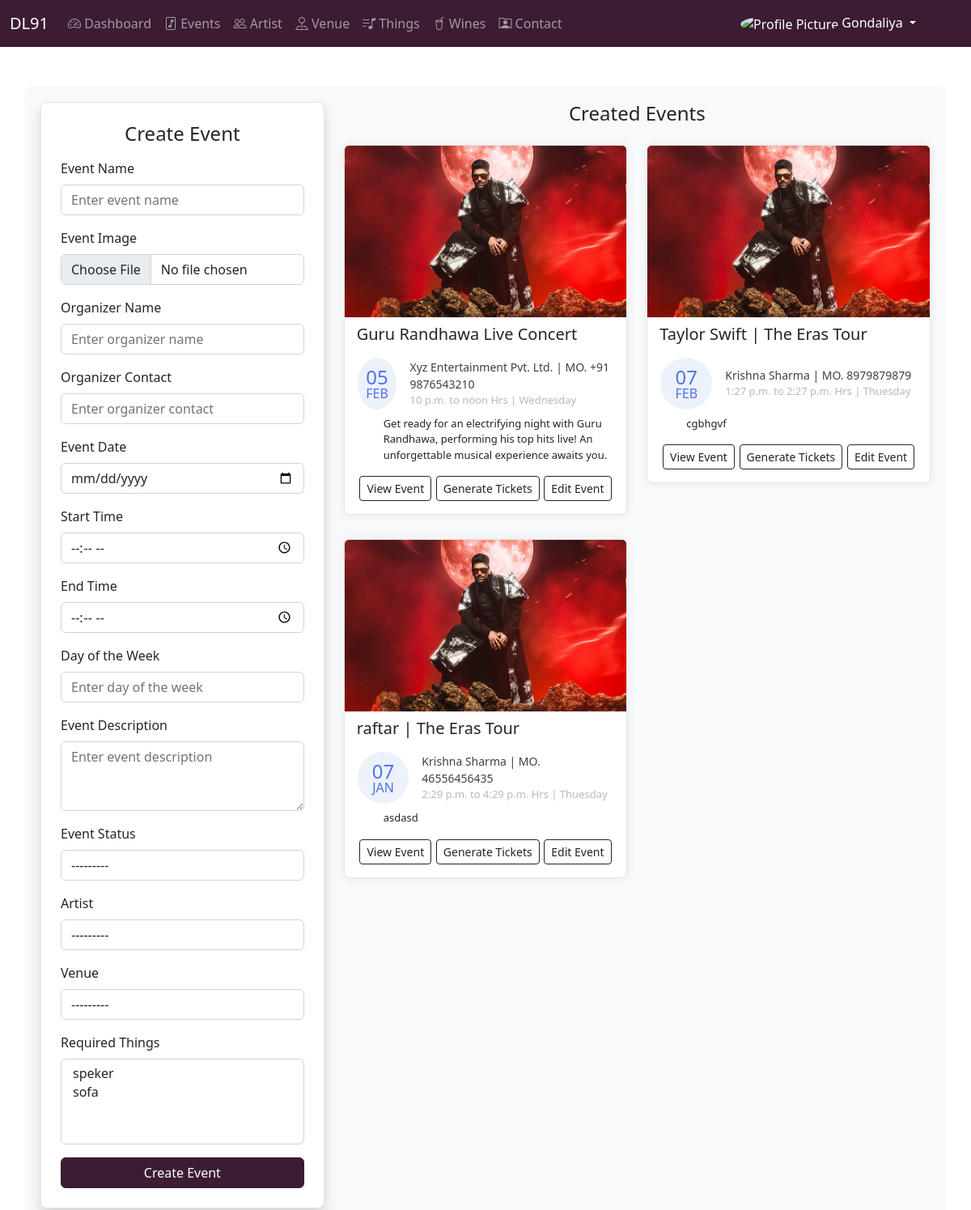
The page /events/ (signed in) on the database its author committed.
### apps/events/models.py (models this page shows)
class Event(BaseClass):
    EVENT_STATUS_CHOICES = [
        ('Upcoming', 'Upcoming'),
        ('Ongoing', 'Ongoing'),
        ('Completed', 'Completed'),
        ('Cancelled', 'Cancelled'),
    ]
    manager = models.ForeignKey(Manager, on_delete=models.CASCADE)
    event_name = models.CharField(max_length=255)
    event_image = models.ImageField(upload_to='event_images/', null=True, blank=True)  # Event Image
    event_organizer_name = models.CharField(max_length=255)  # Organizer Name
    event_organizer_contact = models.CharField(max_length=20)  # Organizer Contact
    event_date = models.DateField()  # Event Date
    event_start_time = models.TimeField()
    event_end_time = models.TimeField()
    event_day_of_week = models.CharField(max_length=20)  # Day of the week
    event_description = models.TextField()  # Event Description
    event_status = models.CharField(max_length=20, choices=EVENT_STATUS_CHOICES)  # Event Status
    artist = models.ForeignKey(Artist, on_delete=models.CASCADE)  # Artist Name
    venue = models.ForeignKey(Venue, on_delete=models.CASCADE)  # Venue Name
    required_thing = models.ManyToManyField(RequiredThing)  # Things Required for the event
    def __str__(self):
        return f"{self.event_name} - {self.artist} on {self.event_date} | {self.event_start_time} - {self.event_end_time}"

### apps/dashboard/views.py (the view)
# urls.py: path('events/', DashboardViews.events, name='events'),
    @login_required
    def events(request):
        manager_id_ = request.session.get('manager_id')  # Get the manager_id from the session
        if not manager_id_:
            messages.error(request, 'Manager not found in session. Please log in again.')
            return redirect('login')  # Redirect to the login page if no manager_id
        events = Event.objects.filter(manager_id=manager_id_)  # Fetch events for the manager
        if request.method == "POST":
            form = EventForm(request.POST, request.FILES)
            if form.is_valid():
                event = form.save(commit=False)
                event.manager_id = manager_id_  # Assign the manager_id to the event
                event.save()
                messages.success(request, 'Event created successfully!')
                return redirect('events')  # Redirect to refresh the page
            else:
                print(form.errors)  # Log form errors for debugging
                messages.error(request, 'Error creating event. Please try again.')
                return redirect('events')
        else:
            form = EventForm()
        print(events)
        context = {'form': form, 'events': events, 'manager_id': manager_id_}
        return render(request, 'dashboard/events.html', context)

### apps/artist/models.py (called while the page is built)
    def __str__(self):
        return self.stage_name

### apps/dashboard/views.py (called while the page is built)
def login_required(view_func):
    @wraps(view_func)
    def wrapper(request, *args, **kwargs):
        if 'manager_id' in request.session:
            return view_func(request, *args, **kwargs)
        else:
            messages.error(request, 'You are not logged in. Please log in to access the dashboard.')
            return redirect('login')
    return wrapper

### apps/managers/models.py (called while the page is built)
    def __str__(self):
        return self.name

    def __str__(self):
        return f"{self.name}"

### apps/dashboard/templates/dashboard/events.html (shortened to what this page needs)
{% extends 'dashboard/base.html' %}
{% load static %}
{% block body %}
<div class="container mt-5 event-container">
  <div class="row">
    <div class="col-md-4">
      <div class="card p-4 shadow">
        <h4 class="text-center mb-3">Create Event</h4>
        <form action="{% url 'events' %}" method="post" enctype="multipart/form-data">
          <div class="mb-3">
            <label class="form-label">Event Name</label>
            {{ form.event_name }}
          </div>
          <div class="mb-3">
            <label class="form-label">Event Image</label>
            {{ form.event_image }}
          </div>
          <div class="mb-3">
            <label class="form-label">Organizer Name</label>
            {{ form.event_organizer_name }}
          </div>
          <div class="mb-3">
            <label class="form-label">Organizer Contact</label>
            {{ form.event_organizer_contact }}
          </div>
          <div class="mb-3">
            <label class="form-label">Event Date</label>
            {{ form.event_date }}
          </div>
          <div class="mb-3">
            <label class="form-label">Start Time</label>
            {{ form.event_start_time }}
          </div>
          <div class="mb-3">
            <label class="form-label">End Time</label>
            {{ form.event_end_time }}
          </div>
          <div class="mb-3">
            <label class="form-label">Day of the Week</label>
            {{ form.event_day_of_week }}
          </div>
          <div class="mb-3">
            <label class="form-label">Event Description</label>
            {{ form.event_description }}
          </div>
          <div class="mb-3">
            <label class="form-label">Event Status</label>
            {{ form.event_status }}
          </div>
          <div class="mb-3">
            <label class="form-label">Artist</label>
            {{ form.artist }}
          </div>
          <div class="mb-3">
            <label class="form-label">Venue</label>
            {{ form.venue }}
          </div>
          <div class="mb-3">
            <label class="form-label">Required Things</label>
            {{ form.required_thing }}
          </div>
          <button type="submit" class="btn btn-primary w-100">Create Event</button>
        </form>
      </div>
    </div>
    <div class="col-md-8">
      <h4 class="text-center mb-4">Created Events</h4>
      <div class="row">
        {% for event in events %}
        <div class="col-lg-6">
          <div class="card card-margin">
            <img src="{{ event.event_image.url }}" class="card-img-top" alt="{{ event.event_name }}">
            <div class="card-header no-border">
              <h5 class="card-title">{{event.event_name}}</h5>
            </div>
            <div class="card-body pt-0">
              <div class="widget-49">
                <div class="widget-49-title-wrapper">
                  <div class="widget-49-date-primary">
                    <span class="widget-49-date-day">{{ event.event_date|date:"d"}}</span>
                    <span class="widget-49-date-month">{{event.event_date|date:"M"}}</span>
                  </div>
                  <div class="widget-49-meeting-info">
                    <span class="widget-49-pro-title">{{event.event_organizer_name|title}} | MO.
                      {{event.event_organizer_contact}}</span>
                    <span class="widget-49-meeting-time">{{event.event_start_time}} to {{event.event_end_time}} Hrs |
                      {{event.event_day_of_week}}</span>
                  </div>
                </div>
                <ol class="widget-49-meeting-points">
                  <span class="widget-49-meeting-time">{{event.event_description|truncatewords:20 }} </span>
                </ol>
                <div class="d-flex justify-content-around">
                  <a href="#" class="btn btn-sm btn-flash-border-primary border border-dark">View Event</a>
                  <a href="#" class="btn btn-sm btn-flash-border-primary border border-dark" data-bs-toggle="modal"
                    data-bs-target="#ticketModal">
                    Generate Tickets
                  </a>
                  <a href="#" class="btn btn-sm btn-flash-border-primary border border-dark">Edit Event</a>
                </div>
              </div>
            </div>
          </div>
        </div>
        {% empty %}
        <p class="text-center">No events created yet.</p>
        {% endfor %}
      </div>
    </div>
  </div>
</div>
{% endblock %}

### apps/dashboard/templates/dashboard/events.html (style rules this page uses)
.event-container { background-color: #f8f9fa; padding: 20px; border-radius: 10px; }
.card-margin { margin-bottom: 1.875rem; }
.card { border: 0; box-shadow: 0px 0px 10px 0px rgba(82, 63, 105, 0.1); -webkit-box-shadow: 0px 0px 10px 0px rgba(82, 63, 105, 0.1); -moz-box-shadow: 0px 0px 10px 0px rgba(82, 63, 105, 0.1); -ms-box-shadow: 0px 0px 10px 0px rgba(82, 63, 105, 0.1); }
.card { position: relative; display: flex; flex-direction: column; min-width: 0; word-wrap: break-word; background-color: #ffffff; background-clip: border-box; border: 1px solid #e6e4e9; border-radius: 8px; }
.card .card-header.no-border { border: 0; }
.card .card-header { background: none; padding: 0 0.9375rem; font-weight: 500; display: flex; align-items: center; min-height: 50px; }
.widget-49 .widget-49-title-wrapper { display: flex; align-items: center; }
.widget-49 .widget-49-title-wrapper .widget-49-date-primary { display: flex; align-items: center; justify-content: center; flex-direction: column; background-color: #edf1fc; width: 4rem; height: 4rem; border-radius: 50%; }
.widget-49 .widget-49-title-wrapper .widget-49-date-primary .widget-49-date-day { color: #4e73e5; font-weight: 500; font-size: 1.5rem; line-height: 1; }
.widget-49 .widget-49-title-wrapper .widget-49-date-primary .widget-49-date-month { color: #4e73e5; line-height: 1; font-size: 1rem; text-transform: uppercase; }
.widget-49 .widget-49-title-wrapper .widget-49-meeting-info { display: flex; flex-direction: column; margin-left: 1rem; }
.widget-49 .widget-49-title-wrapper .widget-49-meeting-info .widget-49-pro-title { color: #3c4142; font-size: 14px; }
.widget-49 .widget-49-title-wrapper .widget-49-meeting-info .widget-49-meeting-time { color: #B1BAC5; font-size: 13px; }
.widget-49 .widget-49-meeting-points { font-weight: 400; font-size: 13px; margin-top: .5rem; }

### apps/dashboard/templates/dashboard/base.html (style rules this page uses)
:root { --black: #1a1a1d; --white: #ffffff; --darkWine: #3b1c32; --lightWine: #6a1e55; --skyWine: #a64d79; }

### rows shown on the page
Event: event_image (picture), event_name "Guru Randhawa Live Concert", event_date "05", event_date "FEB", event_organizer_name "Xyz Entertainment Pvt. Ltd.", event_organizer_contact "+91 9876543210", event_start_time "10 p.m.", event_end_time "noon", event_day_of_week "Wednesday", event_description "Get ready for an electrifying night with Guru Randhawa, performing his top hits live! An unforgettable musical experience awaits you."
Event: event_image (picture), event_name "Taylor Swift | The Eras Tour", event_date "07", event_date "FEB", event_organizer_name "Krishna Sharma", event_organizer_contact "8979879879", event_start_time "1:27 p.m.", event_end_time "2:27 p.m.", event_day_of_week "Thuesday", event_description "cgbhgvf"
Event: event_image (picture), event_name "raftar | The Eras Tour", event_date "07", event_date "JAN", event_organizer_name "Krishna Sharma", event_organizer_contact "46556456435", event_start_time "2:29 p.m.", event_end_time "4:29 p.m.", event_day_of_week "Thuesday", event_description "asdasd"

### other values the page prints
{{ request.session.manager_name|title }} "Gondaliya"
